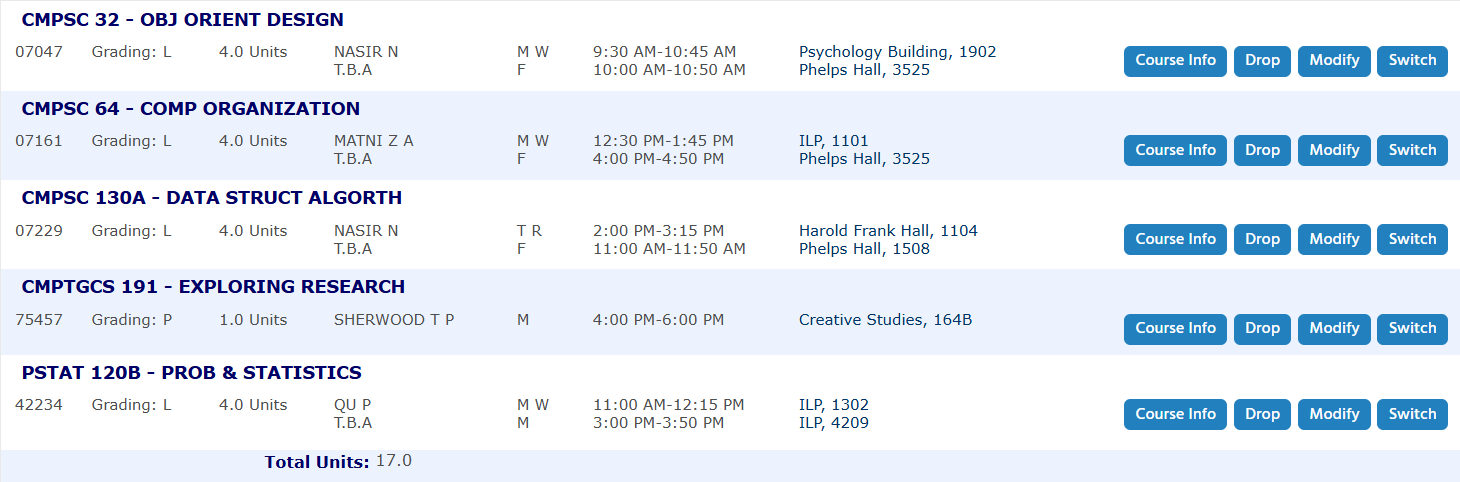
#> input picture ClassFinder/Schedule2.png, 1460 x 482 px
$ jupyter execute --allow-errors Testing.ipynb
#> lines starting #> are read from the running program, lines starting #| are printed output that depends on the picture; after the words box and inside, x2 and y2 are one past the last pixel; in counts of white or black regions, pixels touching at a corner belong together
### A Few Things to Know...
- Tesseract NEEDS to be installed for this to work. I've included the installer in the repo and the link to find it is here:
    - https://github.com/UB-Mannheim/tesseract/wiki
    - Specify a new file path if things don't work
- Try to use the same resolution as the image provided in the repo

[cell 1]
# --- --- --- --- ---
#  Imports
# --- --- --- --- ---

import pytesseract      # Module for reading text from images
pytesseract.pytesseract.tesseract_cmd = r"E:\\Tesseract\\tesseract.exe"
    # Put the new file path to the .exe file here
    # You also might have to add it to your system's PATH
    # taskbar search > environment variables > PATH (both USER and SYSTEM)
import numpy as np      # Numpy
import cv2              # Module for image processing
import os               # os for managing files

# Folder containing all of the necessary files
os.chdir("E:/Projects/ClassFinder")     # Change this to the location of stuff

[cell 2]
# --- --- --- --- ---
# Reading text off of the image
# --- --- --- --- ---

# Uploading the image
file = "Schedule2.png"      # Schedule image to use
image = cv2.imread(file)    # Reads the image
#> image is the input picture: shape (482, 1460, 3); mean B, G, R 245.5, 235.8, 227.6
image = cv2.resize(image, None, fx=4, fy=4, interpolation = cv2.INTER_CUBIC)
#> image: shape (1928, 5840, 3)
    # Upscales the image


h, w = image.shape[:2]              # Gets the image shape
#> h = 1928; w = 5840
image = image[:, :int(0.77 * w)]    # Cuts off the boring stuff
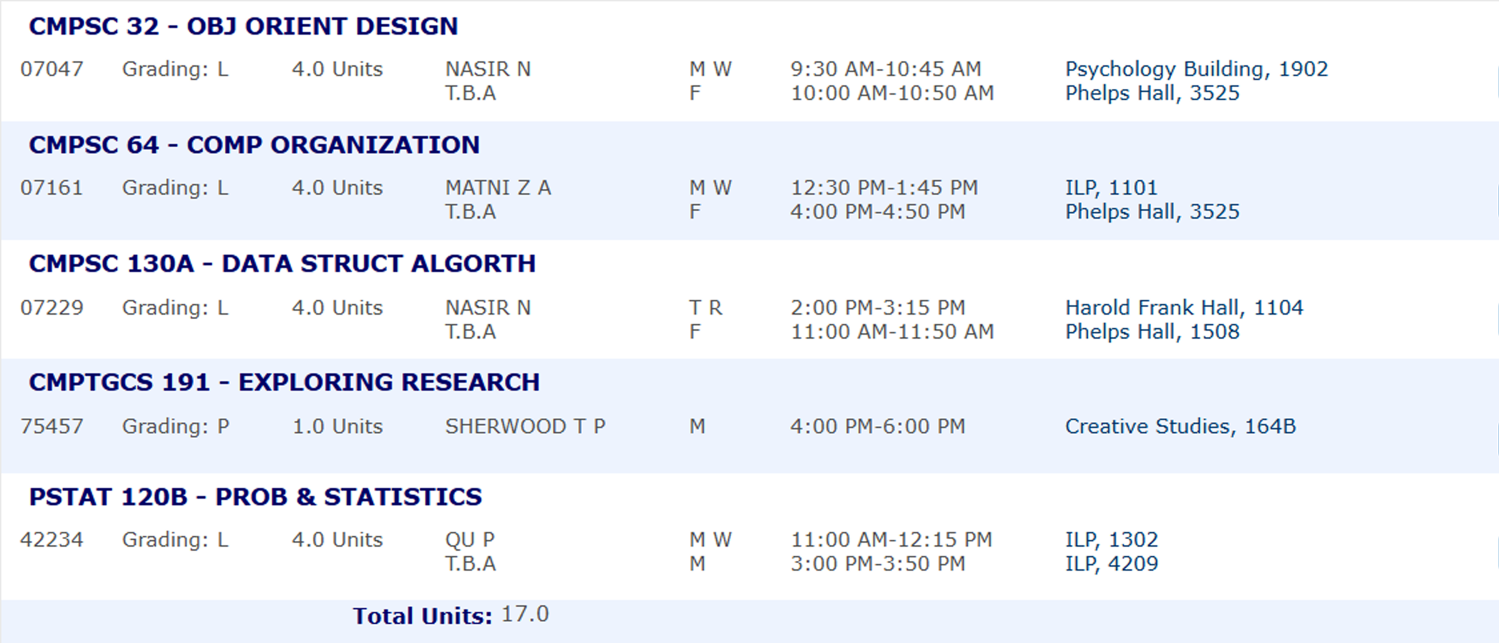
#> image: shape (1928, 4496, 3) (shown at 1/3 size); mean B, G, R 247.4, 240.8, 238
gray = cv2.cvtColor(np.array(image), cv2.COLOR_BGR2GRAY)    # Grayscales the image
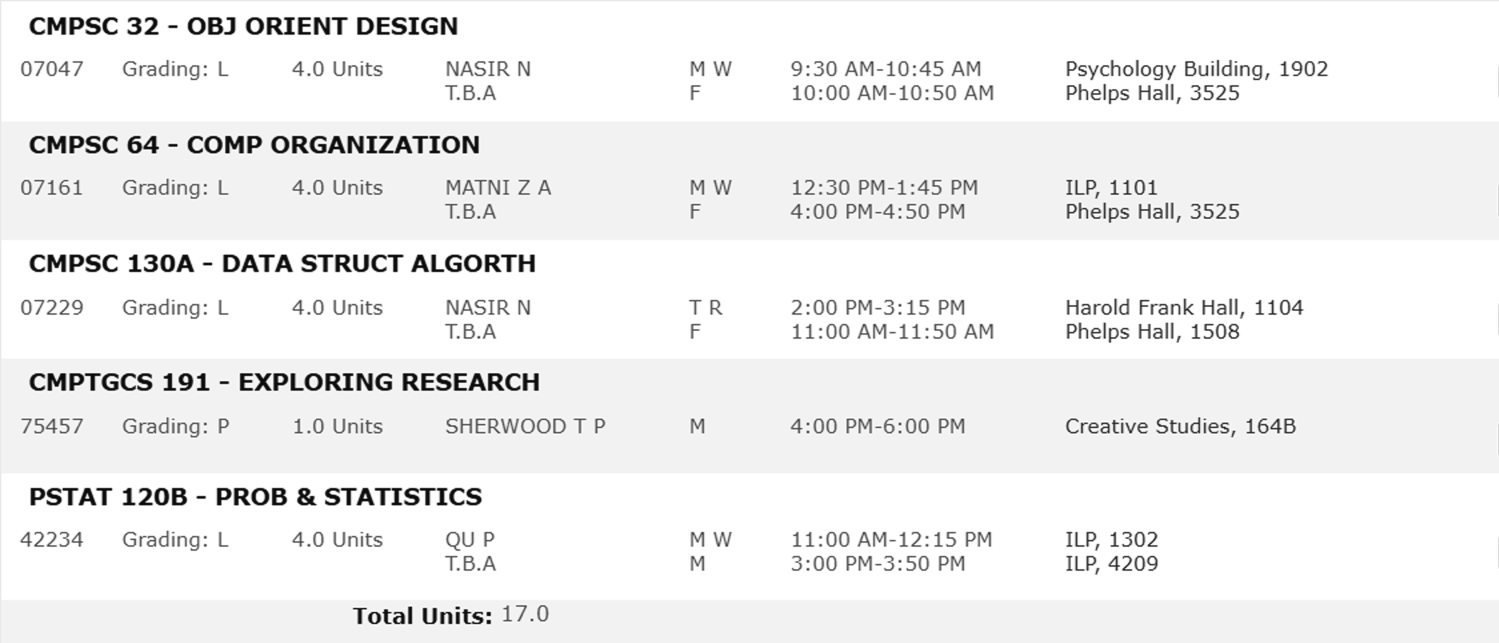
#> gray: shape (1928, 4496) (shown at 1/3 size); min 6, max 255, mean 240.5
#> (the rest of this cell did not finish here and is left out)

[cell 3]
# --- --- --- --- ---
# Class Definition
# --- --- --- --- ---

class classContainer:
    # [40 lines left out: functions __init__, getClasses, not called in this run]

    # Misc. functions to set values
    # YOU CAN IGNORE THESE IF YOU WANT
    # --- --- --- --- ---

    # Sets the lecture time
    def setProfTime(self, inputString):
        self.lecTime = inputString

    # Sets the section time
    def setTATime(self, inputString):
        self.secTime = inputString

    # Sets the lecture location
    def setLecLoc(self, inputString):
        self.lecLoc = inputString

    # Sets the section location
    def setSecLoc(self, inputString):
        self.secLoc = inputString

    # Sets the lecture day
    def setLecDay(self, inputString):
        self.lecDay = inputString

    # Sets the section day
    def setSecDay(self, inputString):
        self.secDay = inputString

#> (a cell that did not finish here is left out)

[cell 5]
# --- --- --- --- ---
# Processing
# --- --- --- --- ---

classList = []      # Initializes the list of objects
tempClass = []      # Temporary list for building a new class
counter = 0         # Temporary counter

# Remember that the RAW list is separated into section
# > CLASSES
# > LECTURE / SECTION TIMES
# > LECTURE / SECTION LOCATIONS
# The logic for classes is different than the logic for lecture / section times
# Keep this in mind when looking through the logic below

# Adding main class details, loops for all text elements
#> (the rest of this cell did not finish here and is left out)

[cell 6]
# --- --- --- --- ---
# Resizing 2
# --- --- --- --- ---

# This is for the days each class takes place
# The previous text-to-image run doesn't read any of the M T W R F days
# We need to do this to make sure everything works

# Gets the height and width of the image
h, w = image.shape[:2]                          # Gets the new height / width of the current image
#> w = 4496
new = image[:, int(0.45 * w):int(0.5 * w)]      # Takes the section of the image with the letters
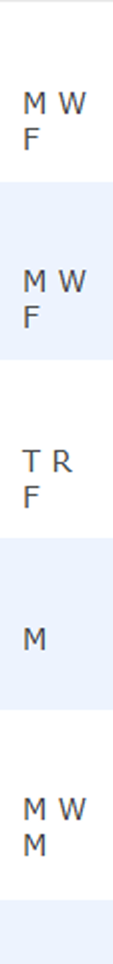
#> new: shape (1928, 225, 3) (shown at 1/2 size); mean B, G, R 250.8, 246.2, 243.6

# Processing the image
gray = cv2.cvtColor(new, cv2.COLOR_BGR2GRAY)    # Grayscales it to make it look nice
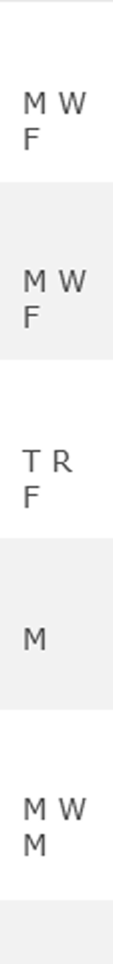
#> gray: shape (1928, 225) (shown at 1/2 size); min 31, max 255, mean 245.7
newImage = cv2.adaptiveThreshold(gray, 255, cv2.ADAPTIVE_THRESH_GAUSSIAN_C, cv2.THRESH_BINARY, 31, 5)
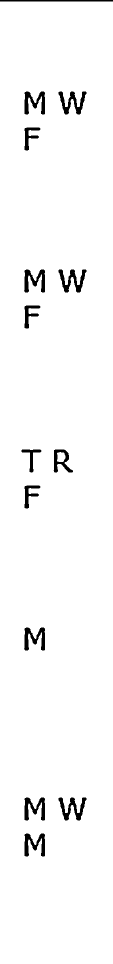
#> newImage: shape (1928, 225) (shown at 1/2 size); 97.3% white; 14 black regions, largest, box (x1, y1, x2, y2) and area: (117, 539, 173, 585) 1095, (117, 183, 173, 229) 1075, (117, 1595, 173, 1641) 1075
    # Fixes up the image a bit
    # I looked this thing up, not really sure how it works

config = r"--psm 6 -c tessedit_char_whitelist=MWFTR"    # Configuration settings for the OCR
    # Configures it to look for specific characters in a specific way
#> (the rest of this cell did not finish here and is left out)
